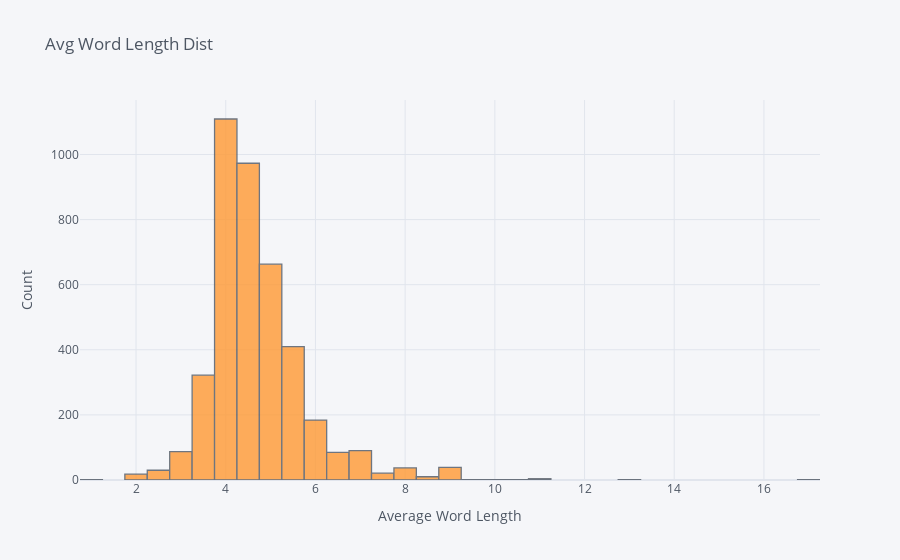

This figure's notebook cell:
### Code cell
reviews['avg_length'] = reviews["cleaned"].apply(lambda x: np.mean([len(w) for w in x.split()]))
reviews['avg_length'].iplot(kind='hist',bins=50, xTitle='Average Word Length', yTitle='Count', title='Avg Word Length Dist')

### Figure 1 — Plotly figure (JSON) as saved in the notebook; plotly's stock layout.template omitted (floating-point values rounded to 4 significant figures; data arrays with more than 128 entries replaced by an {"elided": "..."} marker saying what was removed)
{"data": [{"histfunc": "count", "histnorm": "", "marker": {"color": "rgba(255, 153, 51, 1.0)", "line": {"color": "#4D5663", "width": 1.3}}, "name": "avg_length", "nbinsx": 50, "opacity": 0.8, "orientation": "v", "type": "histogram", "x": {"elided": "4157 float values"}}], "layout": {"barmode": "overlay", "legend": {"bgcolor": "#F5F6F9", "font": {"color": "#4D5663"}}, "paper_bgcolor": "#F5F6F9", "plot_bgcolor": "#F5F6F9", "title": {"font": {"color": "#4D5663"}, "text": "Avg Word Length Dist"}, "xaxis": {"gridcolor": "#E1E5ED", "showgrid": true, "tickfont": {"color": "#4D5663"}, "title": {"font": {"color": "#4D5663"}, "text": "Average Word Length"}, "zerolinecolor": "#E1E5ED"}, "yaxis": {"gridcolor": "#E1E5ED", "showgrid": true, "tickfont": {"color": "#4D5663"}, "title": {"font": {"color": "#4D5663"}, "text": "Count"}, "zerolinecolor": "#E1E5ED"}}}
